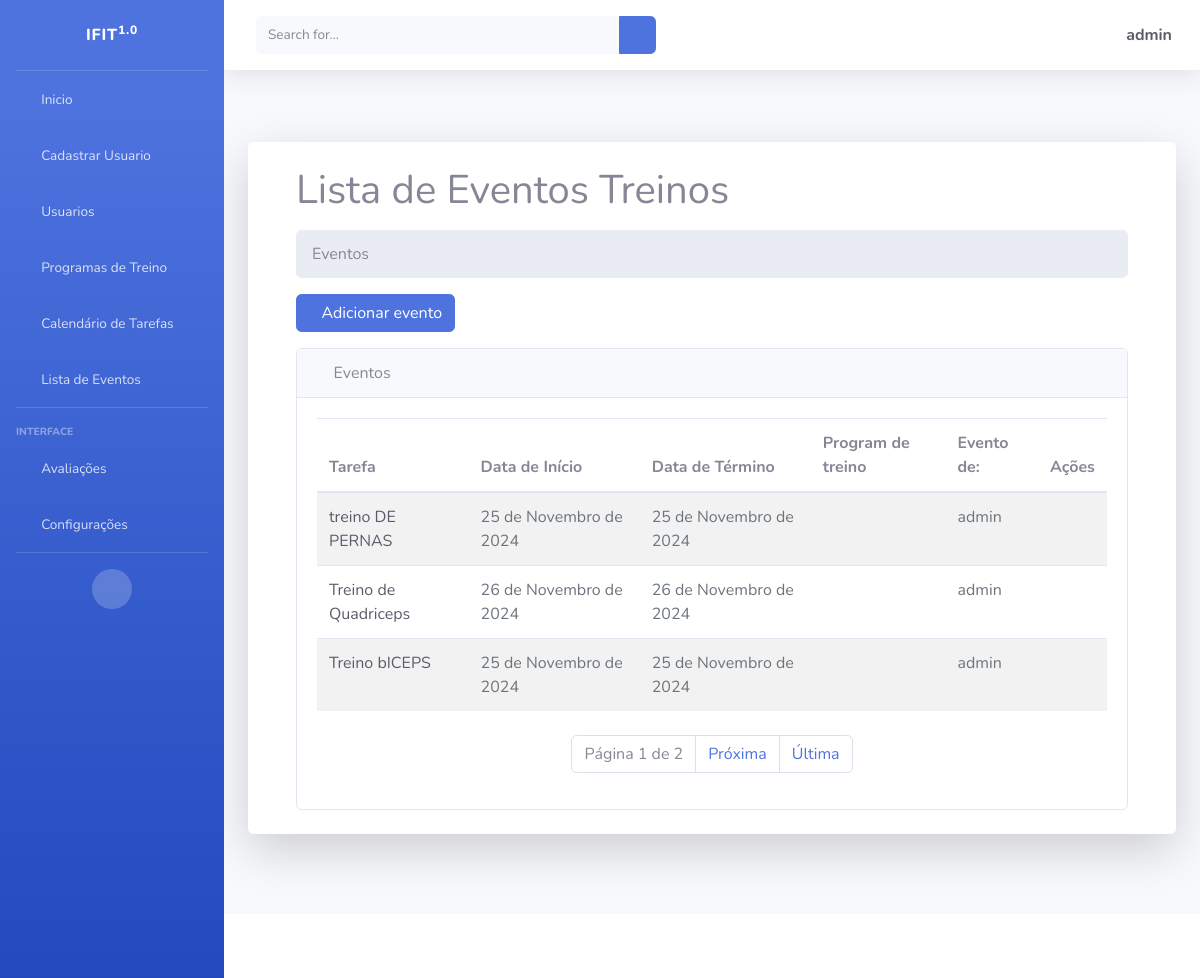
/list/ (signed in), run on an earlier commit of the app's database.
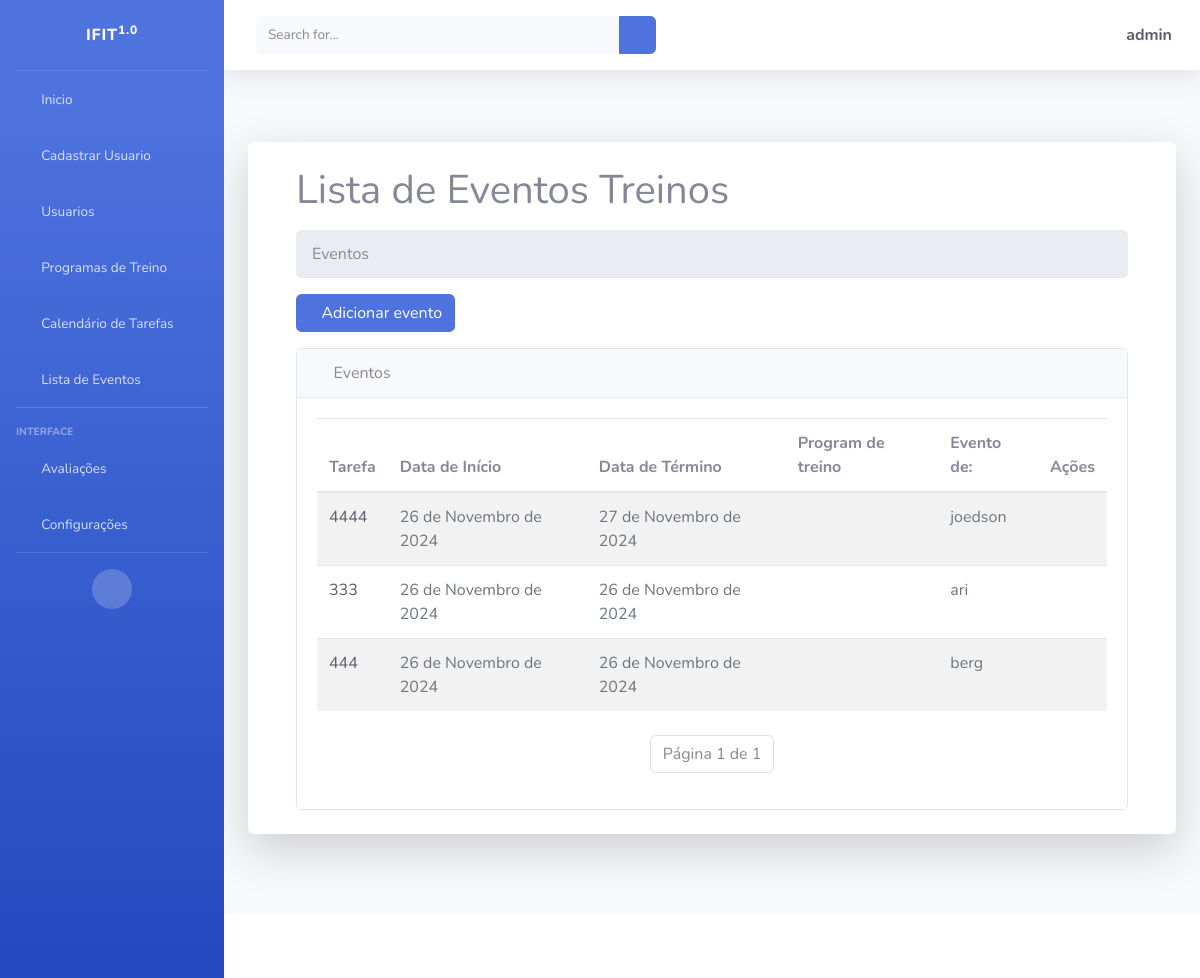
And on a later commit of the database.
### tasks/models.py (models this page shows, shortened)
class Task(models.Model):
    id = models.BigAutoField(primary_key=True)
    title = models.CharField(max_length=255)
    description = models.TextField()
    start_date = models.DateField()
    end_date = models.DateField()
    total_subs = models.PositiveIntegerField(default=0)
    subs = models.PositiveIntegerField(default=0)
    start_time = models.TimeField()
    end_time = models.TimeField()
    usuario = models.ForeignKey(User, on_delete=models.CASCADE)
    programa_treino = models.ForeignKey(TrainingExercicio, on_delete=models.PROTECT)
    created_at = models.DateTimeField(auto_now_add=True)
    updated_at = models.DateTimeField(auto_now=True)

### tasks/views.py (the view)
# urls.py: path('list/', TaskListView.as_view(), name='task-list'),
class TaskListView(GroupRequiredMixin, LoginRequiredMixin, ListView):
    group_required = u"Administrador"
    login_url = reverse_lazy('login')
    model = Task
    template_name = 'tasks/list.html'
    context_object_name = 'tasks'
    ordering = '-created_at'
    paginate_by = 3
    def get_queryset(self):
        if self.request.user.is_staff:
            return Task.objects.all()
        else:
            return Task.objects.filter(usuario=self.request.user)

### tasks/templates/tasks/list.html (shortened to what this page needs)
{% extends 'paginas/index.html' %}
{% block conteudo %}
<div class="container-fluid">
    <h1 class="mb-3">Lista de Eventos Treinos</h1>
    <ol class="breadcrumb mb-3">
        <li class="breadcrumb-item active">Eventos</li>
    </ol>
    <div class="row mb-3">
        <div class="col-12 col-sm-auto">
            <a id="add-link" href="{% url 'new-task' %}" class="btn btn-primary d-flex align-items-center">
                <i class="fas fa-plus me-2"></i> Adicionar evento
            </a>
        </div>
    </div>
    <div class="card">
        <div class="card-header">
            <i class="fas fa-table me-1"></i>
            Eventos
        </div>
        <div class="card-body">
            <div class="table-responsive">
                <table id="datatablesSimple" class="table table-striped table-hover">
                    <thead class="table">
                        <tr>
                            <th>Tarefa</th>
                            <th>Data de Início</th>
                            <th>Data de Término</th>
                            <th>Program de treino</th>
                            <th>Evento de:</th>
                            <th>Ações</th>
                        </tr>
                    </thead>
                    <tbody>
                        {% for task in tasks %}
                        <tr class="task-item">
                            <td>
                                <a href="/task/{{ task.id }}" class="text-decoration-none text-dark">{{ task.title }}</a>
                            </td>
                            <td style="color: #6c757d;" class="fs-6">{{ task.start_date }}</td>
                            <td style="color: #6c757d;" class="fs-6">{{ task.end_date }}</td>
                            <td style="color: #6c757d;" class="fs-6">{{ task.training_exercicio.training_exercicio }}</td>
                            <td style="color: #6c757d;" class="fs-6">{{ task.usuario.username }}</td>
                            <td>
                                <a href="{% url 'delete-task' task.id %}" class="text-danger me-2"><i class="fas fa-trash"></i></a>
                                <a href="{% url 'edit-task' task.id %}" class="text-warning"><i class="fas fa-edit"></i></a>
                            </td>
                        </tr>
                        {% endfor %}
                    </tbody>
                </table>
                <div class="d-flex justify-content-center mt-4">
                    <nav aria-label="Paginação">
                        <ul class="pagination">
                            <li class="page-item disabled">
                                <span class="page-link">Página {{ page_obj.number }} de {{ page_obj.paginator.num_pages }}</span>
                            </li>
                            {% if page_obj.has_next %}
                            <li class="page-item">
                                <a class="page-link" href="?page={{ page_obj.next_page_number }}">Próxima</a>
                            </li>
                            <li class="page-item">
                                <a class="page-link" href="?page={{ page_obj.paginator.num_pages }}">Última</a>
                            </li>
                            {% endif %}
                        </ul>
                    </nav>
                </div>
            </div>
        </div>
    </div>
</div>
{% endblock %}

### paginas/templates/paginas/index.html (shortened to what this page needs)
{% load static %}
<!DOCTYPE html>
<html lang="pt-br">
<head>
    <link href={% static "fontawesome-free/css/all.min.css" %} rel="stylesheet" type="text/css">
    <link href={% static "css/sb-admin-2.min.css" %} rel="stylesheet" type="text/css">
    <link href={% static "css/sb-admin-2.min.css" %} rel="stylesheet">
</head>
<body id="page-top">
    <div id="wrapper">
        <ul class="navbar-nav bg-gradient-primary sidebar sidebar-dark accordion" id="accordionSidebar">
            <a class="sidebar-brand d-flex align-items-center justify-content-center" href="index.html">
                <div class="sidebar-brand-text mx-3">IFIT<sup>1.0</sup></div>
            </a>
            <hr class="sidebar-divider my-0">
            <li class="nav-item {% if request.path == '/' or request.path == '/inicio/' %}active{% endif %}">
                <a class="nav-link" href="{% url 'inicio' %}">
                    <i class="fas fa-fw fa-home"></i>
                    <span>Inicio</span>
                </a>
            </li>
            <li class="nav-item {% if request.path == '/registrar/' %}active{% endif %}">
                {% if user.is_staff %}
                    <a class="nav-link" href="{% url 'registrar' %}">
                        <i class="fas fa-fw fa-plus"></i>
                        <span>Cadastrar Usuario</span>
                    </a>
                {% endif %}
            </li>
            <li class="nav-item {% if request.path == '/listar-usersauth/' %}active{% endif %}">
                {% if user.is_staff %}
                    <a class="nav-link" href="{% url 'listar-usersauth' %}">
                        <i class="fas fa-fw fa-user"></i>
                        <span>Usuarios</span>
                    </a>
                {% endif %}
            </li>
            <li class="nav-item {% if request.path == '/listar-training-exercicios/' %}active{% endif %}">
                <a class="nav-link" href="{% url 'listar-training-exercicios' %}">
                    <i class="fas fa-fw fa-dumbbell"></i>
                    <span>Programas de Treino</span>
                </a>
            </li>
            <li class="nav-item {% if request.path == '/calendar/' %}active{% endif %}">
                <a class="nav-link" href="{% url 'calendar' %}">
                    <i class="fas fa-fw fa-calendar"></i>
                    <span>Calendário de Tarefas</span>
                </a>
            </li>
            <li class="nav-item {% if request.path == '/task-list/' %}active{% endif %}">
                <a class="nav-link" href="{% url 'task-list' %}">
                    <i class="fas fa-fw fa-clipboard"></i>
                    <span>Lista de Eventos</span>
                </a>
            </li>
            <hr class="sidebar-divider">
            <div class="sidebar-heading">
                Interface
            </div>
            <li class="nav-item {% if request.path == '/avaliacoes/' or request.path == '/listar-avaliacoes/' %}active{% endif %}">
                <a class="nav-link collapsed" href="#" data-toggle="collapse" data-target="#collapseTwo"
                    aria-expanded="true" aria-controls="collapseTwo">
                    <i class="fas fa-fw fa-heartbeat"></i>
                    <span>Avaliações</span>
                </a>
            </li>
            <li class="nav-item {% if request.path == '/atualizar-dados/' %}active{% endif %}">
                <a class="nav-link collapsed" href="#" data-toggle="collapse" data-target="#collapseUtilities"
                    aria-expanded="true" aria-controls="collapseUtilities">
                    <i class="fas fa-fw fa-wrench"></i>
                    <span>Configurações</span>
                </a>
            </li>
            <hr class="sidebar-divider d-none d-md-block">
            <div class="text-center d-none d-md-inline">
                <button class="rounded-circle border-0" id="sidebarToggle"></button>
            </div>
        </ul>
        <div id="content-wrapper" class="d-flex flex-column">
            <div id="content">
                <nav class="navbar navbar-expand navbar-light bg-white topbar mb-4 static-top shadow">
                    <form
                        class="d-none d-sm-inline-block form-inline mr-auto ml-md-3 my-2 my-md-0 mw-100 navbar-search">
                        <div class="input-group">
                            <input type="text" class="form-control bg-light border-0 small" placeholder="Search for..."
                                aria-label="Search" aria-describedby="basic-addon2">
                            <div class="input-group-append">
                                <button class="btn btn-primary" type="button">
                                    <i class="fas fa-search fa-sm"></i>
                                </button>
                            </div>
                        </div>
                    </form>
                    <ul class="navbar-nav ml-auto">
                        <li class="nav-item dropdown no-arrow">
                            {% if request.user.is_authenticated %}
                            <a class="nav-link dropdown-toggle" href="#" id="userDropdown" role="button"
                                data-toggle="dropdown" aria-haspopup="true" aria-expanded="false">
                                <span class="fas fa-user-circle fa-lg fa-fw mr-2 text-dark"></span>
                                <span class="font-weight-bold text-dark">{{ request.user }}</span>
                            </a>
                            {% endif %}
                        </li>
                    </ul>
                </nav>
                <div class="container-fluid py-5">
                    <div class="jumbotron bg-white shadow-lg p-4 rounded">
                        {% block conteudo %}{% endblock %}
                    </div>
                </div>
            </div>
            <footer class="sticky-footer bg-white">
            </footer>
        </div>
    </div>
</body>
</html>

What changed in the data, as far as the page shows it:
removed Task: title "treino DE PERNAS", start_date "25 de Novembro de 2024", end_date "25 de Novembro de 2024", usuario.username "admin"
removed Task: title "Treino de Quadriceps", start_date "26 de Novembro de 2024", end_date "26 de Novembro de 2024", usuario.username "admin"
removed Task: title "Treino bICEPS", start_date "25 de Novembro de 2024", end_date "25 de Novembro de 2024", usuario.username "admin"
added Task: title "4444", start_date "26 de Novembro de 2024", end_date "27 de Novembro de 2024", usuario.username "joedson"
added Task: title "333", start_date "26 de Novembro de 2024", end_date "26 de Novembro de 2024", usuario.username "ari"
added Task: title "444", start_date "26 de Novembro de 2024", end_date "26 de Novembro de 2024", usuario.username "berg"
Also different on the page:
{{ page_obj.paginator.num_pages }}: "2" → "1"
text no longer shown: "Próxima Última"
